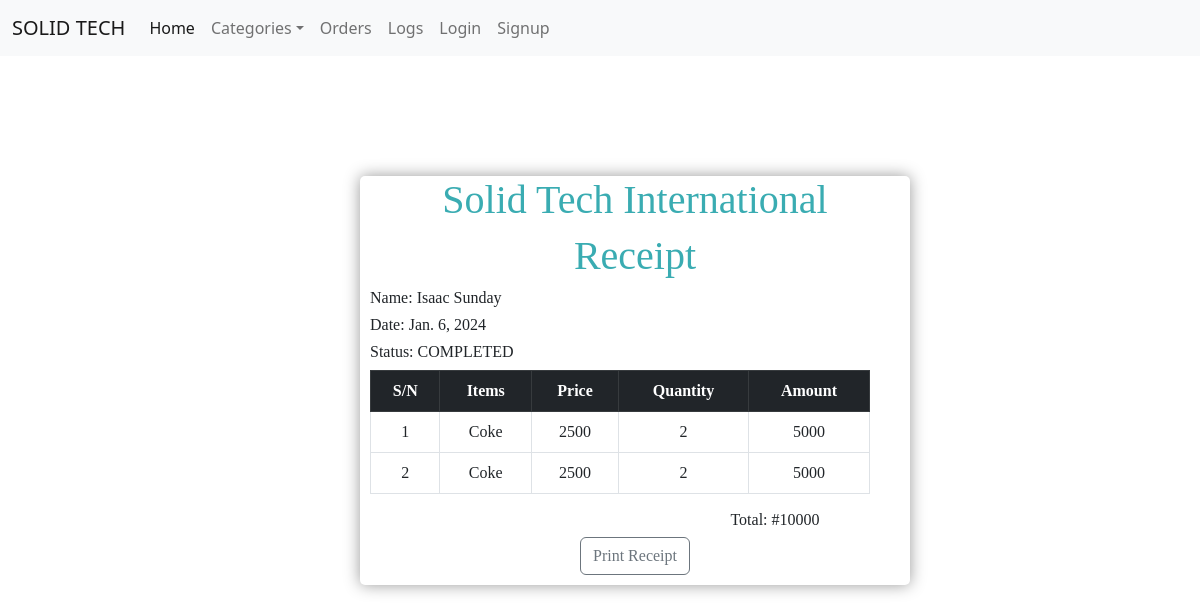
The app's page /seller/order/detail/2 with its own data.
### Sellers/models.py (models this page shows, shortened)
class Order(models.Model):
    seller = models.ForeignKey(user,on_delete=models.DO_NOTHING)
    name = models.CharField(max_length=1000000)
    num_of_product = models.IntegerField(max_length=100000)
    created_at = models.DateField(auto_now_add=True)
    completed = models.BooleanField(default=False, )
    status = models.CharField(max_length=200,blank=True,null=True)
    @property
    def get_order_items(self):
        orderItems = OrderItem.objects.filter(order_id=self.pk)
        return orderItems
    @property
    def total_price(self):
        order_items = OrderItem.objects.filter(order_id=self.id)
        cost = 0
        for order_item in order_items:
            cost += order_item.cost
        return cost

class OrderItem(models.Model):
    seller = models.ForeignKey(user, on_delete=models.DO_NOTHING)
    order = models.ForeignKey(Order,on_delete=models.CASCADE,null=True)
    item = models.ForeignKey(Product, on_delete=models.DO_NOTHING)
    quantity = models.PositiveIntegerField(default=0)
    @property
    def cost(self):
        return self.item.price * self.quantity

### Warehouse/models.py (models this page shows, shortened)
class Product(models.Model):
    user = models.ForeignKey(user,on_delete=models.DO_NOTHING)
    name = models.CharField(blank=False, help_text="eg coke",max_length=10000000)
    category = models.ForeignKey(Category, on_delete=models.CASCADE, related_name="category",db_constraint=False)
    price = models.PositiveIntegerField()
    quantity = models.PositiveIntegerField()
    availability = models.BooleanField(default=False)

### Sellers/views.py (the view)
# urls.py: path('order/detail/<int:pk>',OrderDetail.as_view(),name='orderdetail'),
class OrderDetail(DetailView):
    model = Order
    template_name = 'seller/detail_order.html'
    context_object_name = 'order'

### utils/context_processors.py (called while the page is built)
def navbar_categories(request):
    categories = Category.objects.all()
    category = Category.objects.filter(parent=None)
    log = Log.objects.all().order_by('-id')[:10]
    return {'navbar_categories':categories,'category':category,'log':log}

### Sellers/templates/seller/detail_order.html (shortened to what this page needs)
{% extends 'base.html' %}
    {% load static %}
    {% block title %}
        <link rel="stylesheet" href="{% static 'css/list.css' %}">
        <link href="https://cdn.jsdelivr.net/npm/bootstrap@5.2.2/dist/css/bootstrap.min.css" rel="stylesheet"
>
    {% endblock %}
{% block content %}
    <div class="main-cointainer">
        <h1 style="text-align: center; color: #3aacb2">Solid Tech International</h1>
        <h1 style="text-align: center; color: #3aacb2">Receipt</h1>
        <h6 style="text-align: left">Name: {{ order.name|title }}</h6>
        <h6 style="text-align: left">Date: {{ order.created_at }}</h6>
        <h6 style="text-align: left">Status: {{ order.status }}</h6>
        <div class="red">
            <table class="table table-bordered">
                <thead class="table-dark">
                <tr>
                    <th>S/N</th>
                    <th scope="col">Items</th>
                    <th scope="col">Price</th>
                    <th scope="col">Quantity</th>
                    <th scope="col">Amount</th>
                </tr>
                </thead>
                <tbody>
                <tb>
                    {% for items in order.get_order_items %}
                        <tr>
                            <td>{{ forloop.counter }}</td>
                            <td>{{ items.item.name|title }}</td>
                            <td>{{ items.item.price }}</td>
                            <td>{{ items.quantity }}</td>
                            <td>{{ items.cost }}</td>
                        </tr>
                    {% endfor %}
                </tb>
                </tbody>
            </table>
        </div>
        <h6 style="padding-left: 280px">Total: #{{ order.total_price }}</h6>
            <a  class="btn btn-outline-secondary" href="{% url 'pdf' order.id %}">Print Receipt</a>
    </div>
{% endblock %}

### static/css/list.css (style rules this page uses)
body { font-family: SansSerif, serif; }
.red { width: 500px; }
body { background:#E6E6FA }
.main-cointainer { text-align: center; width: 550px; background: white; border-radius: 5px; margin-left: 30%; margin-top: 10%; padding-right: 10px; padding-left: 10px; padding-bottom: 10px ; box-shadow: hsl(0,0%,60%) 0 0 16px; font-family: SansSerif, serif; }

### records on screen
Order: name "Isaac Sunday", created_at "Jan. 6, 2024", status "COMPLETED", total_price "10000"
OrderItem: item.name "Coke", item.price "2500", quantity "2", cost "5000"
OrderItem: item.name "Coke", item.price "2500", quantity "2", cost "5000"
